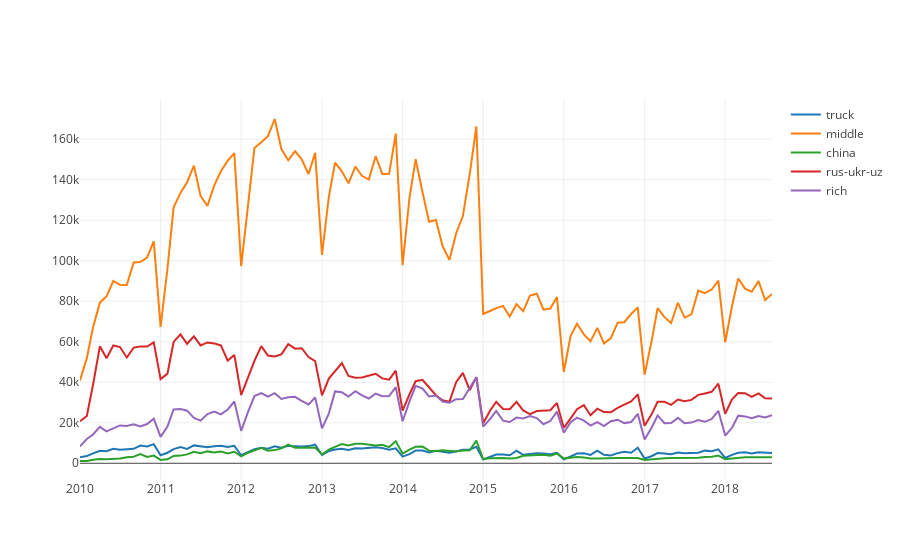

Write notebook code for a chart like this one.
### Code cell
draw_lines=pdfType['type'].unique().tolist()
pdfDraw=[pdfType[pdfType['type']== tp] for tp in draw_lines]

offline.iplot([{'x':pdf.index, 'y':pdf['Count'], 'name':pdf['type'][0]} for pdf in pdfDraw])
